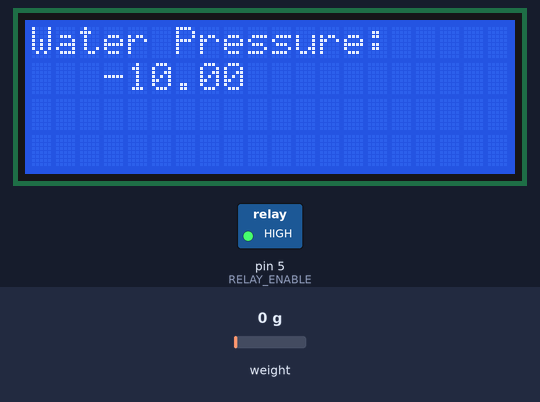
The sketch below on a simulated Arduino Uno, built with avr-gcc and run on an emulated ATmega328P. Shown: 20×4 character LCD, switched loads named in the sketch (green lamp = pin HIGH). The inputs (shaded band) are chosen by the test bench; at power-on: weight on the scale 0 g. What the sketch prints to the serial monitor is not drawn.

Above: at 1.3 s.
1.4 s: weight on the scale set to 3930 g
At 3.1 s:
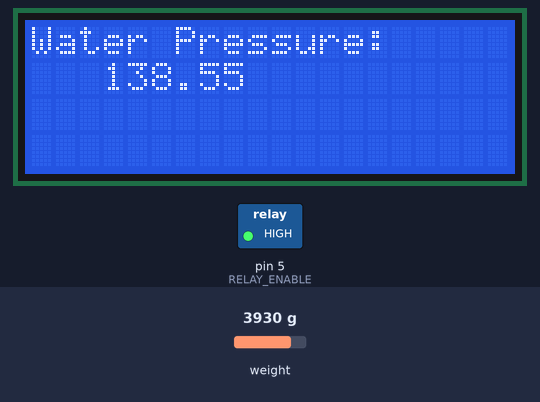
3.4 s: weight on the scale set to 4010 g
At 4.4 s:
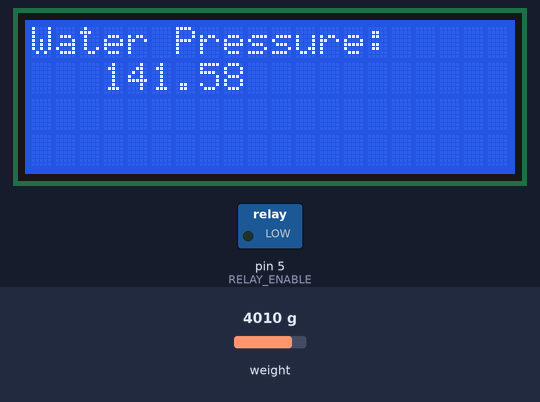
5.2 s: weight on the scale set to 2587 g
At 6.7 s:
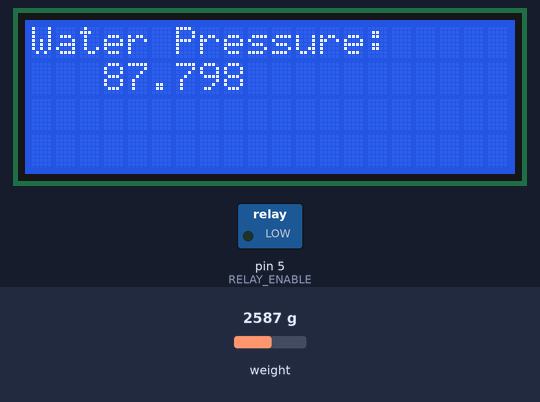
7.1 s: weight on the scale set to 2458 g
At 8.8 s:
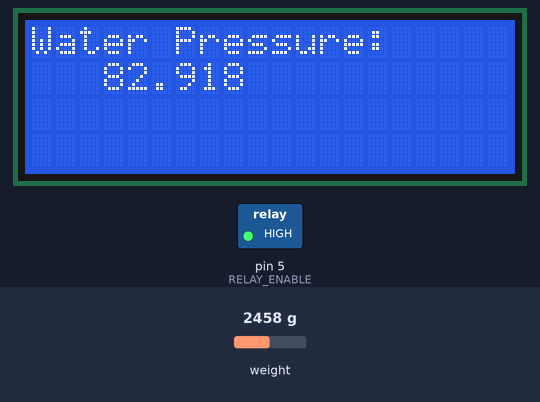
Timing chart, 0 to 9.9 s (numbered marks = the images above; inputs shaded):
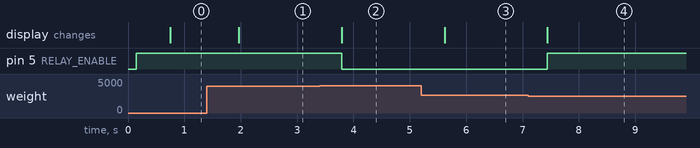

Measured:
- the behaviour switches between 3968 and 3969 g on weight on the scale (found by bisection; images 1 and 2)
- the behaviour switches between 2514 and 2513 g on weight on the scale (found by bisection; images 3 and 4)
- after the input at 1.4 s, the display: changes after 0.57 s (image 1)
- after the input at 3.4 s, pin 5 (RELAY_ENABLE): HIGH → LOW after 0.39 s; the display: changes after 0.39 s (image 2)
- after the input at 5.2 s, the display: changes after 0.42 s (image 3)
- after the input at 7.1 s, pin 5 (RELAY_ENABLE): LOW → HIGH after 0.34 s; the display: changes after 0.34 s (image 4)

The sketch:

ial_plott_water_valve_and_TruWave_pressure_sensor_HX711_lcd_.ino
```cpp
/************************************************************
   Water Pressure Sensor, Water/Solenoid Valve, and
   LCD Display System
   - Ave Kludze, Biofoundry.
**************************************************************/

//Load Librariesd
#include "HX711.h"

#include <Wire.h>
#include <LiquidCrystal_I2C.h>
LiquidCrystal_I2C lcd(0x27,20,4);  // set the LCD address to 0x27 for a 16 chars and 2 line display

//Load Variables
int led = 13;
int num_samples = 5;
unsigned int lcd_r = 0, lcd_g = 0, lcd_b = 0;
unsigned long delaytime = 0, lighttime = 0;
float H_limit = 140.0; //high water pressure limit
float L_limit =  85.0;//low water pressure limit

//Load Timer Variables/Plotting Variables
unsigned long myTime;
unsigned long startMillis;
int valve_value= 0;


// HX711 circuit wiring
const int LOADCELL_DOUT_PIN = 3;
const int LOADCELL_SCK_PIN = 2;
float ADC_val_avg;
float Pressure;
volatile float f;

//Relay Board
const int RELAY_ENABLE = 5;

// System Delays
int valve_delay = 1000;
int LCD_delay = 500;

HX711 scale;

void setup() {
  // put your setup code here, to run once:
  startMillis = millis();

  //SetUp for Pressure Sensor
  Serial.begin(115200);
  scale.begin(LOADCELL_DOUT_PIN, LOADCELL_SCK_PIN); // initialize the pressure sensor

  //SetUp for LCD
  lcd.init();                      // initialize the lcd
  lcd.init();
  // Print a message to the LCD.
  lcd.backlight();
  lcd.setCursor(3,0);

  Serial.begin(115200);
  //Serial.println("hello start");
  lighttime = millis();
  lcd.setCursor(0, 0);

  //SetUp for Water Valve
  lcd.print("Water Pressure:");
 /// pinMode(led, OUTPUT);
  pinMode(RELAY_ENABLE,OUTPUT);
  digitalWrite(RELAY_ENABLE,HIGH); //Close Valve
  Serial.begin(115200);


}

void loop() {

  if (valve_value ==0){
    digitalWrite(RELAY_ENABLE,HIGH);
  }

  // put your main code here, to run repeatedly:

  // Order: 1) Calculate Water Pressure 2) Display Water Pressure on LCD
  //        3) Open or Close Water Valve based on Water Pressure 4) Repeat Process

  // 1) Water Pressure Sensor Main Code
  //digitalWrite(RELAY_ENABLE,LOW);
  //digitalWrite(RELAY_ENABLE,HIGH); //Close VALVE

  myTime = millis();

  if (scale.is_ready()) {
    long reading = scale.read();

    //TEST:
    //f = scale.get_units(5);
    //Serial.println(f);


    //INSTANT:
    //Serial.print("HX711 reading: ");
    //Serial.println(reading);
    //Pressure  =  reading *0.00009-10; //- 10; // // units: mmHg
    //Serial.print("Pressure Reading (mmHg): ");
    //Serial.println(Pressure);

    //AVERAGE:
    //Serial.print("HX711 reading (average): ");
    ADC_val_avg = scale.read_average(num_samples);
    //Serial.println(ADC_val_avg);    // print the average of 20 readings from the ADC
    Pressure  =  ADC_val_avg *0.00009-10; //- 10; // // units: mmHg
    //Serial.print("Average Pressure Reading (mmHg): ");
    //Serial.println(Pressure);

    // NOTE:
    // equation from calibration curve: y = x*1*10^{-4}-13.825 where x is the ADC value
    // 9E-05x

  } else {
    //lcd.setCursor(3, 1);
    lcd.print(" "); //HX711_not_found.
    //lcd.clear();
    //delay(1000);
  }

  //delay(valve_delay);

  // 2) Load LCD Display with Water Pressure Valve
  lcd.setCursor(3, 1);
  //delay(LCD_delay);
  lcd.print(Pressure);
  //delay(LCD_delay);

  // 3) Open or Close Water/Solenoid Valve
  //delay(valve_delay); //Wait 1 Second

  if (Pressure > H_limit){ // Pressure Too HIGH. Open Valve.
    //lcd.print("Pressure High. Open Valve");
    //Serial.println("Pressure Too HIGH. Open Valve");  //CHANGE TO LCD
    //Serial.println("Relay On");
    digitalWrite(RELAY_ENABLE, LOW);
    valve_value = 300;
    //Serial.println(valve_value);
    //if (digitalRead(RELAY_ENABLE) == 1){
     // valve_value = 300;
    //}
    //delay(valve_delay); //Wait 1 Second
    //lcd.print(Pressure)

  }
  else if (Pressure < L_limit){ // Pressure Too LOW. Close Valve.
    //lcd.print("Pressure Low. Close Valve");
    //Serial.println("Pressure Too LOW. Close Valve");
    //Serial.println("Relay OFF");
    digitalWrite(RELAY_ENABLE,HIGH);
    //delay(valve_delay); //Wait 1 Second
    valve_value = 0;
    //Serial.println(valve_value);
    //if (digitalRead(RELAY_ENABLE) == 0){
      //valve_value = 0;
    //}
  }
  Serial.print(Pressure); Serial.print(", ");
  Serial.print(valve_value); Serial.  print(", ");
  Serial.print(myTime/1000.0, 3); Serial.print(", ");
  Serial.println();
  //delay(1000);  // wait a second so as not to send massive amounts of data

//  Serial.print("Sensor_Value:"); Serial.print(Pressure); Serial.print(", ");
//  Serial.print("Valve_Open/Close:"); Serial.print(valve_value); Serial.  print(", ");
//  Serial.print("Time"); Serial.print(myTime/1000); Serial.print(", ");
//  Serial.println();

  //delay(valve_delay); //Wait 1 Second

//float H_limit = 100.0; //high water pressure limit
//float L_limit =  50 //low water pressure limit
//LCD Prints: Pressure & Valve/Open/Cloze
}
```
